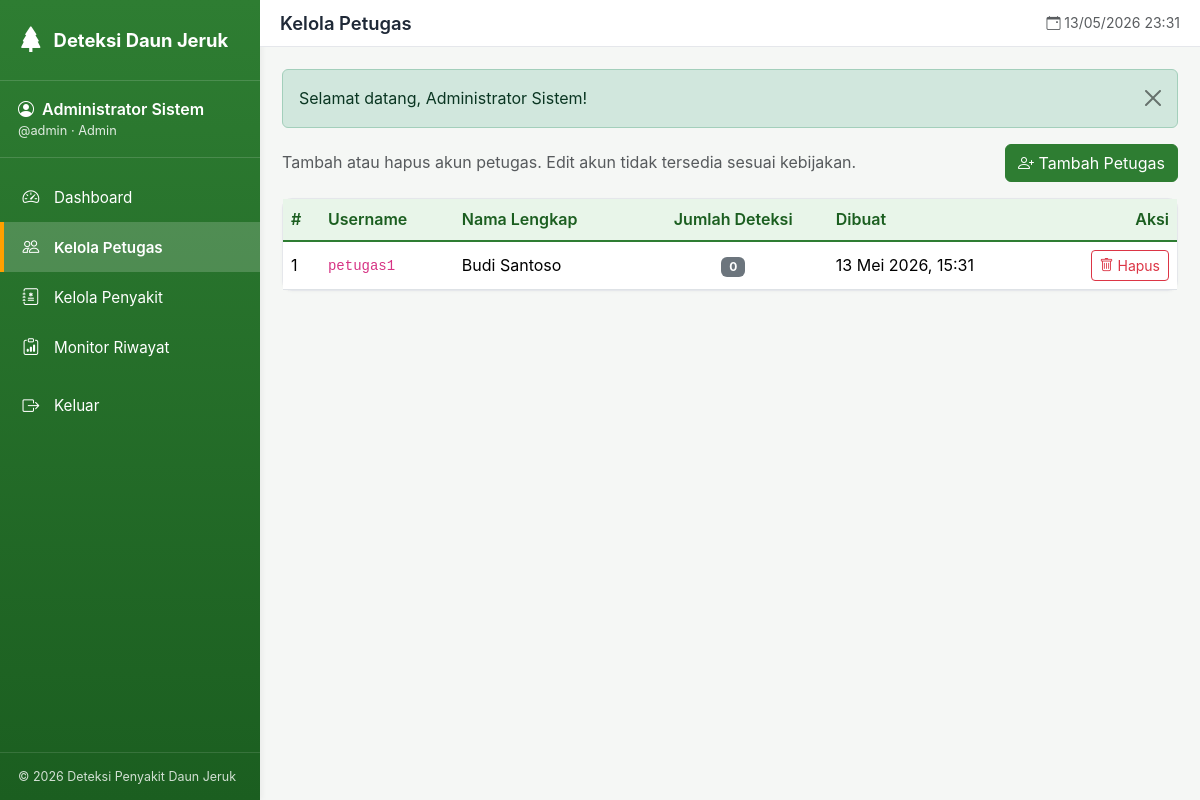
/web/admin/kelola_petugas.php (signed in), run on the app's committed database.
### tables this page shows
CREATE TABLE `users` (
  `id_user`       INT(11)      NOT NULL AUTO_INCREMENT,
  `username`      VARCHAR(50)  NOT NULL UNIQUE,
  `password`      VARCHAR(255) NOT NULL,
  `nama_lengkap`  VARCHAR(50)  NOT NULL,
  `role`          ENUM('Admin','Petugas') NOT NULL DEFAULT 'Petugas',
  `created_at`    TIMESTAMP    NOT NULL DEFAULT CURRENT_TIMESTAMP,
  PRIMARY KEY (`id_user`)
);

### web/admin/kelola_petugas.php (the view, shortened to what this page needs)
<?php
$pdo = db();
$list = $pdo->query("
    SELECT u.*, COUNT(h.id_deteksi) AS jml_deteksi
    FROM users u
    LEFT JOIN history_deteksi h ON h.id_user = u.id_user
    WHERE u.role = 'Petugas'
    GROUP BY u.id_user
    ORDER BY u.nama_lengkap ASC
")->fetchAll();
require __DIR__ . '/../includes/header.php';
?>
<div class="d-flex justify-content-between align-items-center mb-3">
  <p class="text-muted mb-0">Tambah atau hapus akun petugas. Edit akun tidak tersedia sesuai kebijakan.</p>
  <button class="btn btn-primary" data-bs-toggle="modal" data-bs-target="#modalTambah">
    <i class="bi bi-person-plus"></i> Tambah Petugas
  </button>
</div>
<div class="card">
  <div class="table-responsive">
    <table class="table table-hover align-middle mb-0">
      <thead>
        <tr>
          <th>#</th>
          <th>Username</th>
          <th>Nama Lengkap</th>
          <th class="text-center">Jumlah Deteksi</th>
          <th>Dibuat</th>
          <th class="text-end">Aksi</th>
        </tr>
      </thead>
      <tbody>
        <?php if (!$list): ?>
          <tr><td colspan="6" class="text-center text-muted py-4">Belum ada petugas. Klik "Tambah Petugas" untuk menambahkan.</td></tr>
        <?php else: foreach ($list as $i => $r): ?>
          <tr>
            <td><?= $i + 1 ?></td>
            <td><code><?= e($r['username']) ?></code></td>
            <td><?= e($r['nama_lengkap']) ?></td>
            <td class="text-center"><span class="badge bg-secondary"><?= (int) $r['jml_deteksi'] ?></span></td>
            <td><?= e(format_tgl($r['created_at'])) ?></td>
            <td class="text-end">
              <form method="post" class="d-inline"
                    onsubmit="return confirm('Yakin hapus akun <?= e(addslashes($r['username'])) ?>?\nRiwayat deteksinya juga akan terhapus.');">
                <button class="btn btn-sm btn-outline-danger">
                  <i class="bi bi-trash"></i> Hapus
                </button>
              </form>
            </td>
          </tr>
        <?php endforeach; endif; ?>
      </tbody>
    </table>
  </div>
</div>
<?php require __DIR__ . '/../includes/footer.php'; ?>

### web/assets/css/style.css (style rules this page uses)
:root { --brand: #2e7d32; --brand-dark: #1b5e20; --brand-light: #e8f5e9; --accent: #ffa000; --text-dark: #1f2937; --muted: #6b7280; --bg: #f5f7f5; --card-border: #e5e7eb; }
html, body { height: 100%; }
body { background: var(--bg); color: var(--text-dark); font-family: -apple-system, BlinkMacSystemFont, "Segoe UI", Roboto, "Helvetica Neue", Arial, sans-serif; font-size: 16px; line-height: 1.55; }
.card { border: 1px solid var(--card-border); border-radius: 10px; box-shadow: 0 1px 3px rgba(0,0,0,0.03); }
.btn-primary { background: var(--brand); border-color: var(--brand); }
.table thead th { background: var(--brand-light); color: var(--brand-dark); font-weight: 600; border-bottom: 2px solid var(--brand); }

### data on the page
users: username "petugas1", nama_lengkap "Budi Santoso", jml_deteksi "0", created_at "13 Mei 2026, 15:31"

### other printed values
$u['nama_lengkap'] "Administrator Sistem"
$u['username'] "admin"
$u['role'] "Admin"
APP_NAME "Deteksi Penyakit Daun Jeruk"
$page_title "Kelola Petugas"
$f['msg'] "Selamat datang, Administrator Sistem!"
